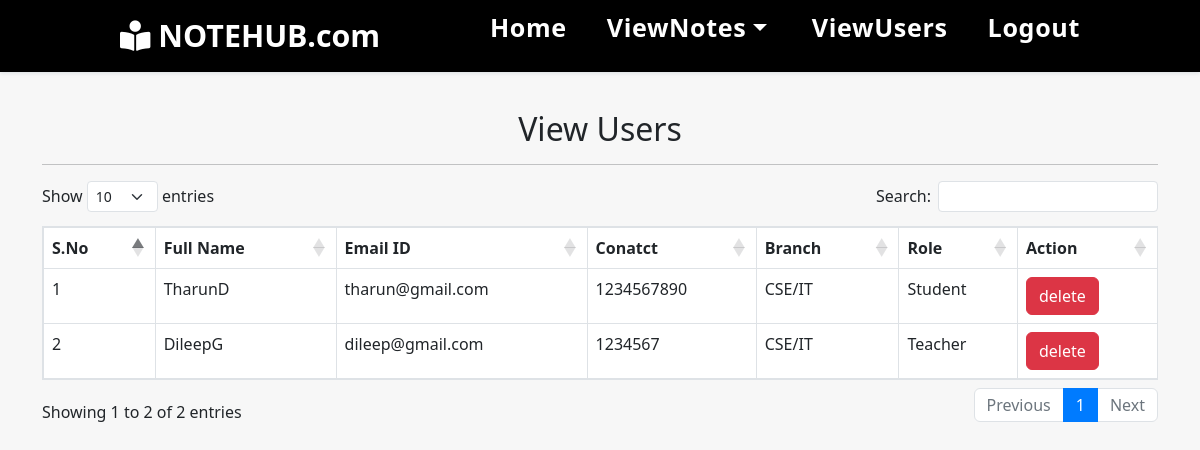
/view_user (signed in), run on the app's committed database.
### notes/models.py (models this page shows, shortened)
class SignUp(models.Model):
    user=models.ForeignKey(User, null=True, on_delete=models.CASCADE)
    contact=models.CharField(null=True, max_length=10)
    branch=models.CharField(null=True, max_length=30)
    role=models.CharField(null=True, max_length=15)

### notes/views.py (the view)
# urls.py: path('view_user',view_user,name='view_user'),
def view_user(request):
    if not request.user.is_authenticated:
        return redirect('userlogin')
    error=False
    users=SignUp.objects.all()
    d={'users':users}
    return render(request,'view_user.html',d)

### notes/templates/view_user.html (shortened to what this page needs)
{% extends 'admin_nav.html'%}
{% load static %}
{% block body%}
<link rel="stylesheet" href="https://cdnjs.cloudflare.com/ajax/libs/twitter-bootstrap/5.3.0/css/bootstrap.min.css">
<link rel="stylesheet" href="https://cdn.datatables.net/1.13.7/css/dataTables.bootstrap5.min.css">
<link rel="stylesheet" href="{% static 'css/mystyle.css' %}">
<div class="container" style="overflow-x:auto;margin-top: 100px;">
    <h2 class="text-center">View Users</h2>
            <hr>
    <table class="table table-bordered" id="example">
        <thead>
            <tr>
                <th>S.No</th>
                <th>Full Name</th>
                <th>Email ID</th>
                <th>Conatct</th>
                <th>Branch</th>
                <th>Role</th>
                <th>Action</th>
            </tr>
        </thead>
        <tbody>
            {% for i in users %}
            <tr>
                <td>{{forloop.counter}}</td>
                <td>{{i.user.first_name}}{{i.user.last_name}}</td>
                <td>{{i.user.username}}</td>
                <td>{{i.contact}}</td>
                <td>{{i.branch}}</td>
                <td>{{i.role}}</td>
                <td><a href="{% url 'delete_user' i.user.id%}" class="btn btn-danger">delete</a></td>
            </tr>
            {%endfor%}
        </tbody>
    </table>
</div>
{%endblock%}

### notes/templates/admin_nav.html (shortened to what this page needs)
<!DOCTYPE html>
<html lang="en">
<head>
    {% load static %}
    <link rel="stylesheet" href="https://maxcdn.bootstrapcdn.com/bootstrap/4.3.1/css/bootstrap.min.css">
    <link rel="stylesheet" href="https://use.fontawesome.com/releases/v5.6.3/css/all.css"
>
    <link rel="stylesheet" href="{% static 'css/mystyle.css' %}">
</head>
<body>
    <header>
		<a href="/" class="logo"><i class="	fas fa-book-reader" style="color: white;"></i> NOTEHUB.com</a>
		<nav class="navbar">
			<ul>
				<li><a class="active" href="{% url 'adminhome' %}">Home</a></li>
                <li class="navbar-item dropdown" style="color: black;" >
                    <a href="#" class="nav-link dropdown-toggle btn btn-primary" data-toggle="dropdown" >ViewNotes</a>
                </li>
				<li><a href="{% url 'view_user' %}">ViewUsers</a></li>
				<li><a href="{% url 'Logout' %}">Logout</a></li>
			</ul>
		</nav>
	</header>
</body>
</html>
{% block body %}
{% endblock %}

### notes/static/css/mystyle.css (style rules this page uses)
* { margin: 0; padding: 0; box-sizing: border-box; text-decoration: none; outline: none; border: none; transition: all 0.2s linear; }
html { overflow-x: hidden; scroll-behavior: smooth; }
body { background: #f7f7f7; padding: 10px; }
html { overflow-x: hidden; }
header { position: fixed; top: 0; left: 0; right: 0; z-index: 1000; display: flex; align-items: center; justify-content: space-between; padding: 1.7rem 10%; height: 4.5rem; background-color: black; box-shadow: 0 1px 4px rgba(146, 161, 176, 0.3); }
header .logo { font-size: 1.9rem; font-weight: 800; text-decoration: none; color: white; }
header .logo i { font-size: 1.9rem; }
header .navbar ul { list-style: none; display: flex; justify-content: center; align-items: center; }
header .navbar li { margin-left: 2.5rem; }
header .navbar ul li a { font-size: 1.57rem; color: white; font-weight: 600; text-decoration: none; letter-spacing: 0.04rem; transition: 0.2s; }
.dropdown { position: relative; display: inline-block; margin:0 5px 0 10px; }

### data on the page
SignUp: user.first_name "Tharun", user.last_name "D", user.username "tharun@gmail.com", contact "1234567890", branch "CSE/IT", role "Student"
SignUp: user.first_name "Dileep", user.last_name "G", user.username "dileep@gmail.com", contact "1234567", branch "CSE/IT", role "Teacher"
